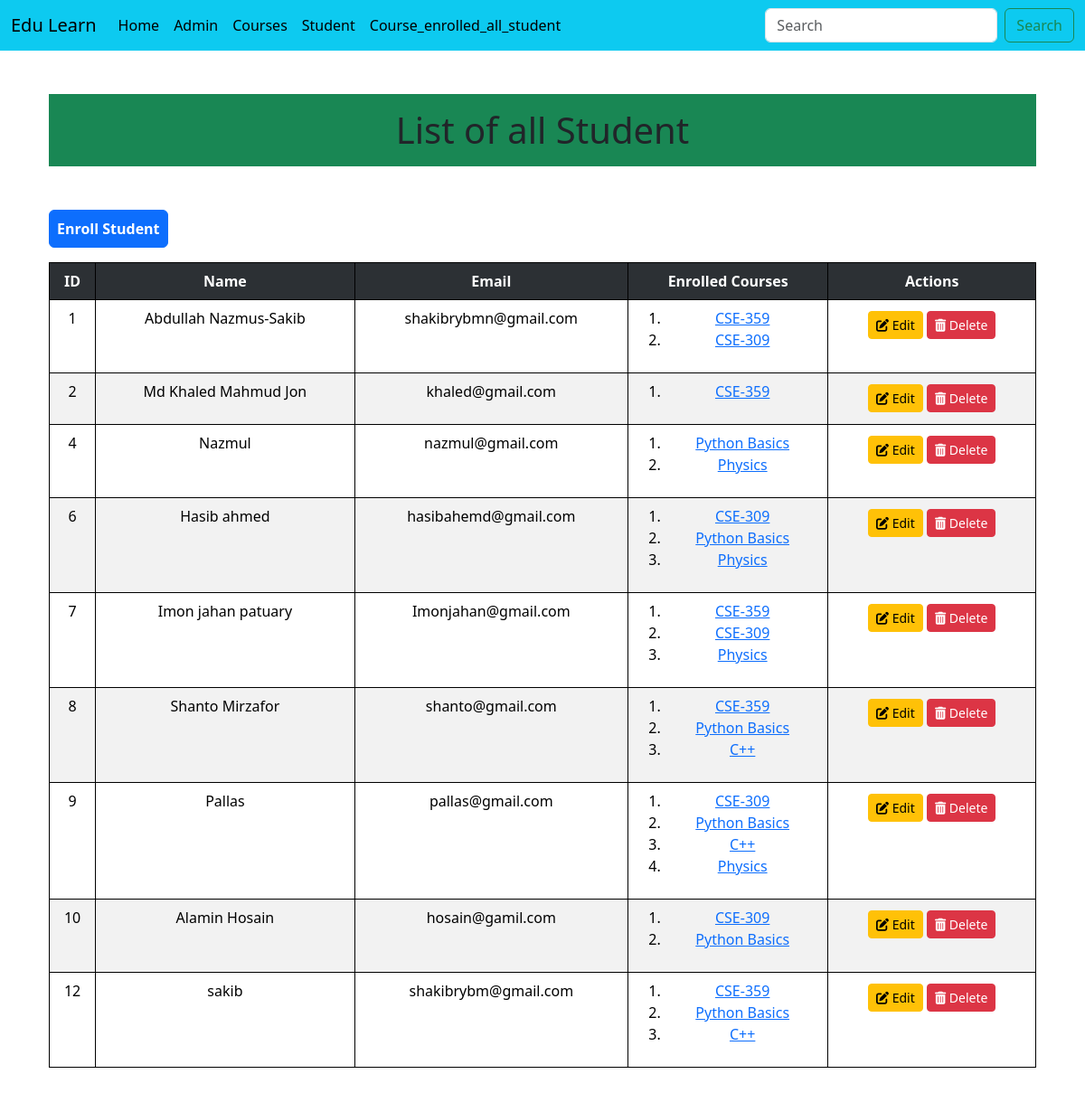
Before: /courses/student_list/ with the older database file.
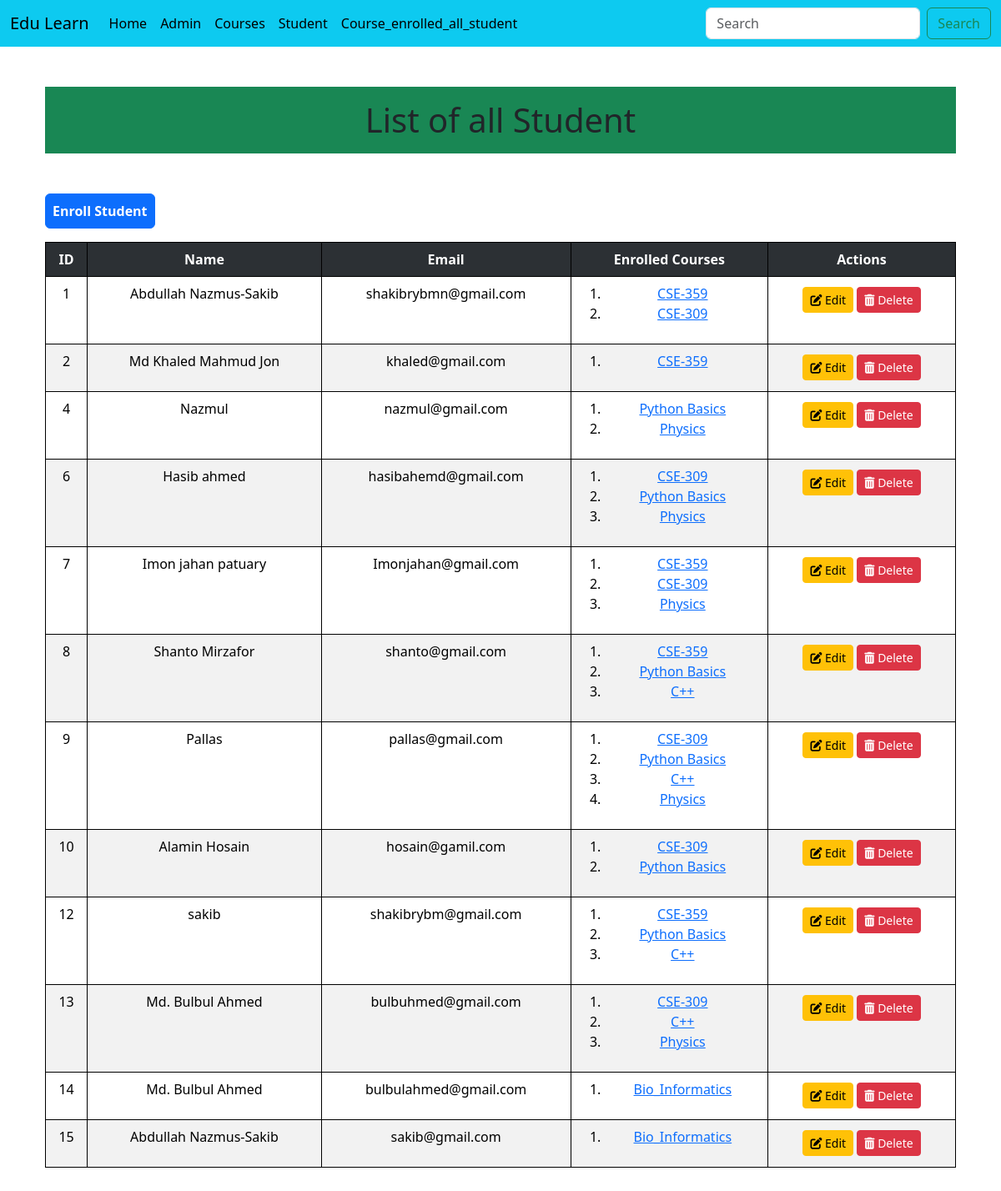
After: the same page with the newer database file.
### Courses/models.py (models this page shows, shortened)
class Student(models.Model):
    name = models.CharField(max_length=100)
    email = models.EmailField(unique=True)
    enrolled_courses = models.ManyToManyField(Courses, related_name='students')

class Courses(models.Model):
    title = models.CharField(max_length=200)
    description = models.TextField()
    duration = models.IntegerField(help_text="Duration in hours")
    thumbnail = models.ImageField(upload_to='course_thumbnail/',null=True,blank=True)

### Courses/views.py (the view)
# urls.py: path('student_list/',views.student_list,name='student_list'),
def student_list(request):
    students = Student.objects.all()
    return render(request,'Courses/student_list.html',{"students":students})

### templates/Courses/student_list.html (shortened to what this page needs)
{% extends "Courses/base.html" %}
{% block content %}
<div class="container">
  <h1 class="text-center my-5 py-3 bg-success">List of all Student</h1>
<a href="{% url 'enroll_student' %}" class='btn btn-primary mb-3 p-2 fw-bold'>Enroll Student</a>
  <table class="table table-striped ">
      <tr class="table-dark">
          <th>ID</th>
          <th>Name</th>
          <th>Email</th>
          <th>Enrolled Courses</th>
          <th>Actions</th>
      </tr>
      {% for student in students %}
      <tr>
          <td>{{student.id}}</td>
          <td>{{student.name}}</td>
          <td>{{student.email}}</td>
          <td>
            <ol type='1'>
                {% for course in student.enrolled_courses.all %}
                <li><a href="{% url 'individual_course_details' course.id %}">{{course.title}}</a></li>
                {% endfor %}
            </ol>
        </td>
        <td>
            <a href="{% url 'student_update' student.id %}" class="btn btn-warning btn-sm my-1">
                <i class="fas fa-edit"></i> Edit
            </a>
            <form action="{% url 'student_delete' student.id %}"  class="d-inline">
                <button type="submit" class="btn btn-danger btn-sm" >
                    <i class="fas fa-trash-alt"></i> Delete
                </button>
            </form>
        </td>
      {% endfor %}
    </table>
</div>
{% endblock content %}

Changed rows visible on the page:
added Student: id "13", name "Md. Bulbul Ahmed", email "bulbuhmed@gmail.com", Courses (title "CSE-309"), Courses (title "C++"), Courses (title "Physics")
added Student: id "14", name "Md. Bulbul Ahmed", email "bulbulahmed@gmail.com"
added Courses: title "Bio_Informatics"
added Student: id "15", name "Abdullah Nazmus-Sakib", email "sakib@gmail.com"
